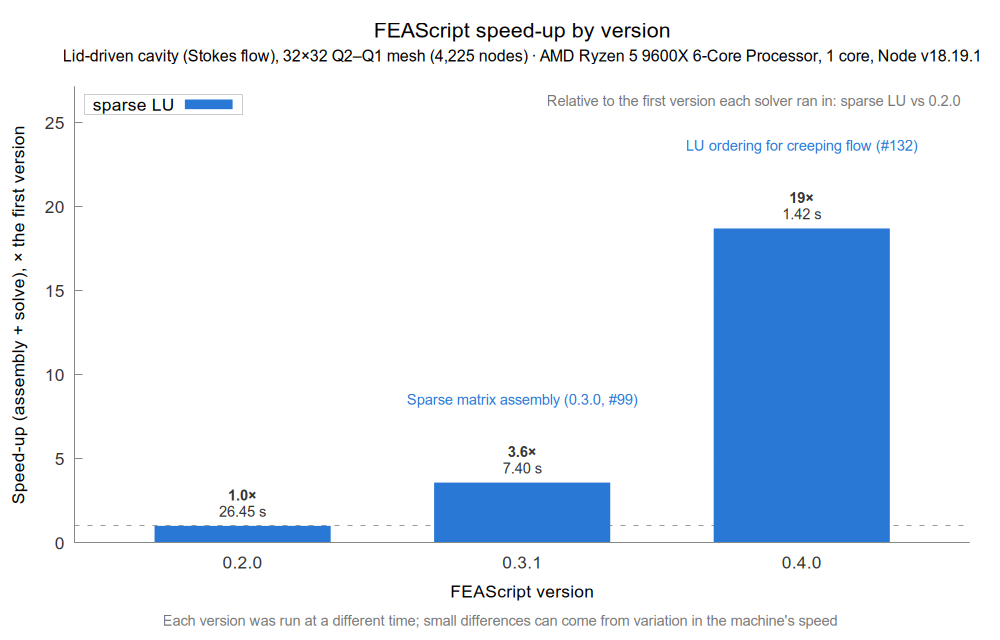

Generate this figure with gnuplot:
set terminal pngcairo size 1000,640 font 'Arial,13'
set output '32x32.png'
set title "FEAScript speed-up by version\n{/*0.75 Lid-driven cavity (Stokes flow), 32×32 Q2–Q1 mesh (4,225 nodes) · AMD Ryzen 5 9600X 6-Core Processor, 1 core, Node v18.19.1}" font 'Arial,16'
set border 3 lc rgb '#888888'; set tics nomirror tc rgb '#333333'
set grid ytics lc rgb '#e6e6e6'
set boxwidth 0.630
set xrange [-0.6:2.6]; set yrange [0:27.11]; set xtics scale 0
set ylabel 'Speed-up (assembly + solve), × the first version'; set xlabel 'FEAScript version'
set key top left box lc rgb '#cccccc' opaque
set bmargin 5
set label "Each version was run at a different time; small differences can come from variation in the machine's speed" at screen 0.5,0.03 center tc rgb '#777777' font ',11'
set label "Relative to the first version each solver ran in: sparse LU vs 0.2.0" at graph 0.99,0.97 right tc rgb '#777777' font ',11'
set arrow from graph 0, first 1 to graph 1, first 1 nohead dt 2 lc rgb '#999999'
set label "Sparse matrix assembly (0.3.0, #99)" at 1,3.575 center offset 0,4.3 tc rgb '#2a78d6' font ',11'
set label "LU ordering for creeping flow (#132)" at 2,18.69 center offset 0,4.3 tc rgb '#2a78d6' font ',11'
plot '32x32.dat' u ($0+0.000):2:xtic(1) w boxes fs solid noborder lc rgb '#2a78d6' t 'sparse LU', \
     '' u ($0+0.000):2:(sprintf($2 < 10 ? '{/:Bold %.1f×}\n%.2f s' : '{/:Bold %.0f×}\n%.2f s',$2,$3)) w labels offset 0,1.6 tc rgb '#333333' font ',11' notitle
